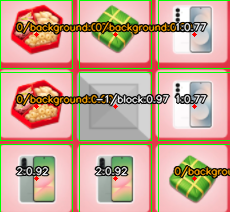
#> input picture debug/classification_overlay_20260227_144805_411137.png, 230 x 212 px
$ python -i classify.py   (imports and definitions only)
#> lines starting #> are read from the running program, lines starting #| are printed output that depends on the picture; after the words box and inside, x2 and y2 are one past the last pixel; in counts of white or black regions, pixels touching at a corner belong together
#> further down, picture is the input picture: shape (212, 230, 3); mean B, G, R 148.2, 166.2, 202.3
from __future__ import annotations

from pathlib import Path
from typing import Any

import cv2
import numpy as np

from bot.grid import crop_cell

Board = np.ndarray
ConfidenceMap = np.ndarray
Frame = np.ndarray

Cell = tuple[int, int]
TemplateLabelMap = dict[int, str]
_UNRESOLVED_TILE = -2


# [22 lines left out: function load_core_templates, not called in this run]


def core_template_labels() -> TemplateLabelMap:
    """Return labels for overlay/debug rendering."""
    return {-1: "block", 0: "background"}


# [11 lines left out: functions _prepare_for_match, _score_similarity, not called in this run]


def _texture_std(cell_img: Frame) -> float:
    gray = cv2.cvtColor(cell_img, cv2.COLOR_BGR2GRAY)
    return float(np.std(gray))


def _center_crop(cell_img: Frame, ratio: float = 0.6) -> Frame:
#> called with ratio = 0.6
    h, w = cell_img.shape[:2]
#> h = 212; w = 230
    if h == 0 or w == 0:
        return cell_img
    ch = max(1, int(h * ratio))
#> ch = 127
    cw = max(1, int(w * ratio))
#> cw = 138
    y0 = max(0, (h - ch) // 2)
#> y0 = 42
    x0 = max(0, (w - cw) // 2)
#> x0 = 46
    return cell_img[y0 : y0 + ch, x0 : x0 + cw]
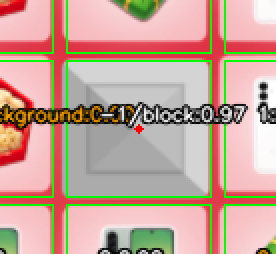
#> returned value: shape (127, 138, 3) (shown 2 times larger); mean of channels 0, 1, 2 150.5, 164.9, 198; drawn as B, G, R


def _pink_ratio(cell_img: Frame) -> float:
    cropped = _center_crop(cell_img, ratio=0.6)
    if cropped.size == 0:
        return 0.0
    hsv = cv2.cvtColor(cropped, cv2.COLOR_BGR2HSV)
#> hsv: shape (127, 138, 3); mean H, S, V 108.5, 76.8, 213.4
    # Red/pink wraps around HSV hue endpoints.
    mask1 = cv2.inRange(hsv, (0, 80, 80), (12, 255, 255))
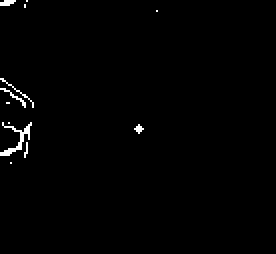
#> mask1: shape (127, 138) (shown 2 times larger); 0.92% white in thin lines or dots, all inside (x1, y1, x2, y2) = (0, 0, 79, 82)
    mask2 = cv2.inRange(hsv, (170, 80, 80), (179, 255, 255))
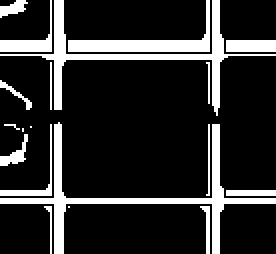
#> mask2: shape (127, 138) (shown 2 times larger); 17.9% white; 19 white regions (4 under 20 px), largest, box (x1, y1, x2, y2) and area: (0, 61, 138, 127) 962, (0, 0, 138, 58) 797, (34, 0, 105, 26) 470
    mask = cv2.bitwise_or(mask1, mask2)
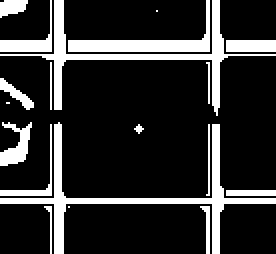
#> mask: shape (127, 138) (shown 2 times larger); 18.8% white; 19 white regions (4 under 20 px), largest, box (x1, y1, x2, y2) and area: (0, 61, 138, 127) 962, (0, 0, 138, 58) 797, (34, 0, 105, 26) 470
    return float(np.count_nonzero(mask) / mask.size)


# [30 lines left out: function classify_block_or_empty, not called in this run]


def _pair_similarity(a: Frame, b: Frame) -> float:
    return float(cv2.matchTemplate(a, b, cv2.TM_CCOEFF_NORMED)[0, 0])


# [104 lines left out: functions group_tiles_by_similarity, classify_board, not called in this run]

>>> import cv2
>>> picture = cv2.imread('../debug/classification_overlay_20260227_144805_411137.png')
>>> result = _pink_ratio(picture)
#> result = 0.188
